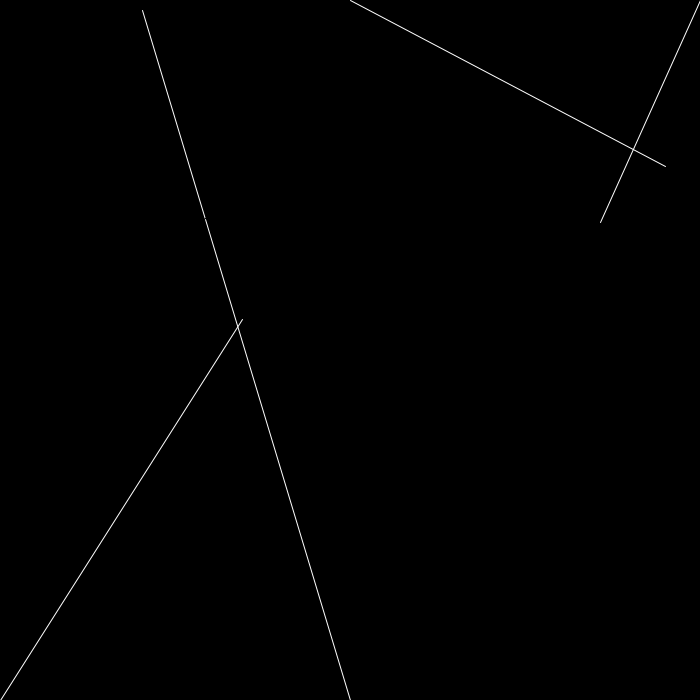
Frame 1 (no input)
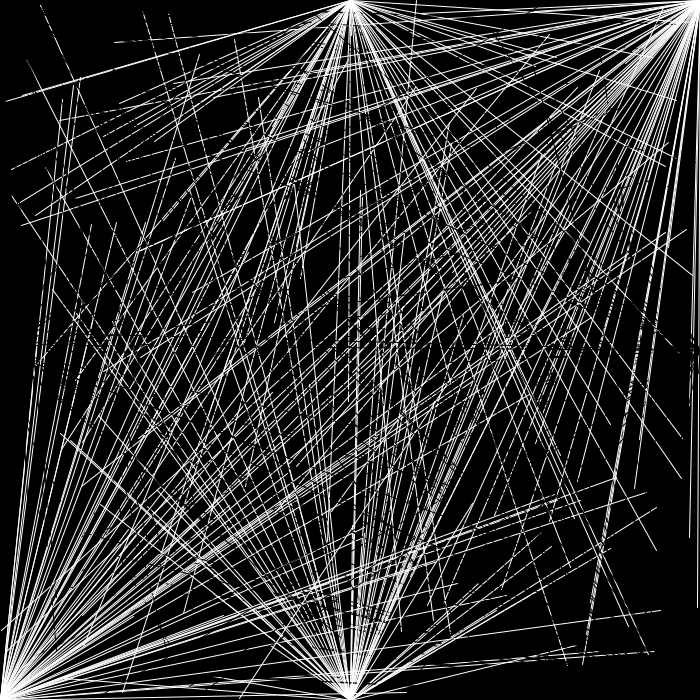
Frame 60 (the mouse pressed at the canvas centre just before this capture)
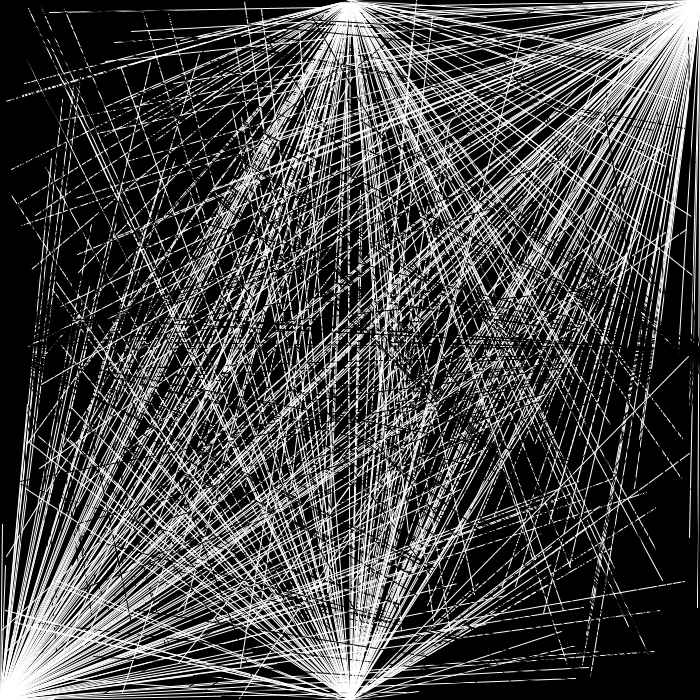
Frame 120 (the mouse held since frame 60 and released just before this capture)

The Processing sketch that drew these frames (run headless with seeded random() and noise(); from frame 60 on, the mouse is pressed at the canvas centre):

// Processing sketch: Unit_2_Recipe_2_GD105_
// ── Unit_2_Recipe_2_GD105_.pde
void setup(){
  size(700, 700);
  background(0);
}

void draw(){
  
  noStroke();
  //fill(74,194,74);
  //circle(random(width), random(height), 10);
  //fill(0);
  //circle(random(width), random(height), 10);
  //fill(255);
  //circle(random(width), random(height), 10);
  
  stroke(0);
  strokeWeight(1);
  line(random(width), random(height), 0,0);
  stroke(255);
  strokeWeight(1);
  line(random(width), random(height), 350,0);
  stroke(255);
  strokeWeight(1);
  line(random(width), random(height), 700,0);
  stroke(0);
  strokeWeight(1);
  line(random(width), random(height), 700,350);
  strokeWeight(1);
  line(random(width), random(height), 700,700);
  stroke(255);
  strokeWeight(1);
  line(random(width), random(height), 350,700);
  stroke(255);
  strokeWeight(1);
  line(random(width), random(height), 0,700);
  stroke(0);
  strokeWeight(1);
  line(random(width), random(height), 0,350);
  
  //noStroke();
  //fill(74,194,74);
  //square(random(width), random(height), 10);
  //fill(255);
  //square(random(width), random(height), 10);
  //fill(0);
  //square(random(width), random(height), 10);;
  
}
